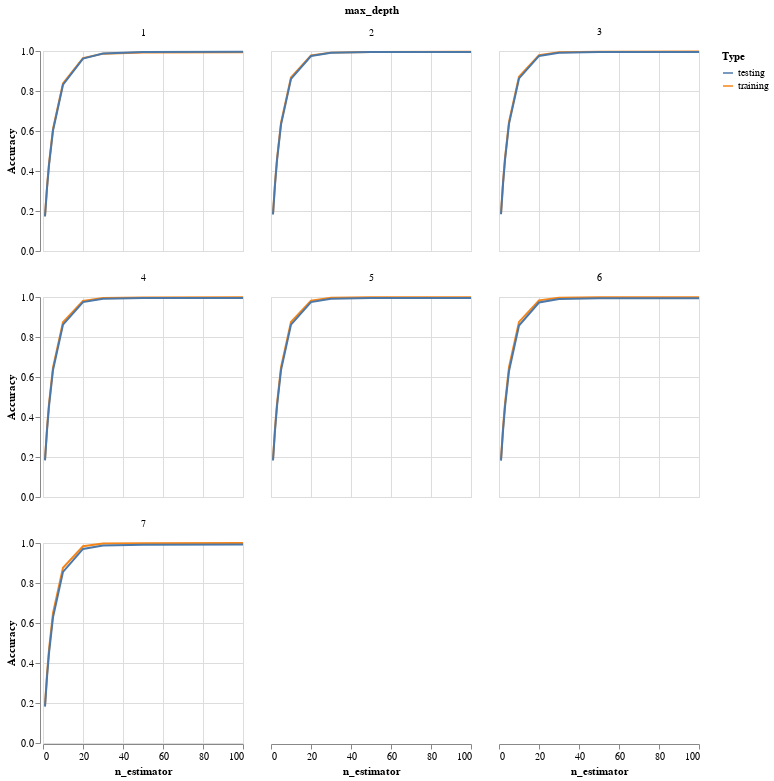

The notebook cell this image was saved under:
### Code cell
n_est = [1,2,3,5,10,20,30,50,100]
max_depth = range(1,8)
X_train, X_test, y_train, y_test = test_train_compound(df, "I05")
trees = []
train_acc = []
test_acc = []
depth = []
for j in max_depth:
    for i in n_est:
        trees.append(i)
        depth.append(j)
        gbr = GradientBoostingRegressor(n_estimators = i, max_depth = j, random_state=0).fit(X_train, y_train)
        train_acc.append(gbr.score(X_train, y_train))
        test_acc.append(gbr.score(X_test, y_test))
        #print(j,i)
df_gbr = pd.DataFrame({'training' : train_acc,
                      'testing' : test_acc,
                      'n_estimator' : trees,
                      'max_depth' : depth})
df_gbr = df_gbr.melt(id_vars = ['n_estimator', 'max_depth'], var_name = 'Type', value_name = 'Accuracy')
df_gbr
alt.Chart(df_gbr).mark_line().encode(
    alt.X('n_estimator'),
    alt.Y('Accuracy', scale=alt.Scale(domain=[0, 1])),
    alt.Color('Type'),
    alt.Facet('max_depth')
    ).properties(width = 200, height = 200, columns = 3)

### Figure 1 — Vega-Lite specification as saved in the notebook (floating-point values rounded to 4 significant figures)
{"$schema": "https://vega.github.io/schema/vega-lite/v3.4.0.json", "columns": 3, "config": {"mark": {"tooltip": null}, "view": {"height": 300, "width": 400}}, "data": {"name": "data-9aac83097543173835f480fadd53a2ac"}, "datasets": {"data-9aac83097543173835f480fadd53a2ac": [{"Accuracy": 0.1764, "Type": "training", "max_depth": 1, "n_estimator": 1}, {"Accuracy": 0.3195, "Type": "training", "max_depth": 1, "n_estimator": 2}, {"Accuracy": 0.4365, "Type": "training", "max_depth": 1, "n_estimator": 3}, {"Accuracy": 0.6104, "Type": "training", "max_depth": 1, "n_estimator": 5}, {"Accuracy": 0.8382, "Type": "training", "max_depth": 1, "n_estimator": 10}, {"Accuracy": 0.9643, "Type": "training", "max_depth": 1, "n_estimator": 20}, {"Accuracy": 0.9868, "Type": "training", "max_depth": 1, "n_estimator": 30}, {"Accuracy": 0.9926, "Type": "training", "max_depth": 1, "n_estimator": 50}, {"Accuracy": 0.9937, "Type": "training", "max_depth": 1, "n_estimator": 100}, {"Accuracy": 0.1863, "Type": "training", "max_depth": 2, "n_estimator": 1}, {"Accuracy": 0.3374, "Type": "training", "max_depth": 2, "n_estimator": 2}, {"Accuracy": 0.4599, "Type": "training", "max_depth": 2, "n_estimator": 3}, {"Accuracy": 0.6406, "Type": "training", "max_depth": 2, "n_estimator": 5}, {"Accuracy": 0.8675, "Type": "training", "max_depth": 2, "n_estimator": 10}, {"Accuracy": 0.9772, "Type": "training", "max_depth": 2, "n_estimator": 20}, {"Accuracy": 0.9919, "Type": "training", "max_depth": 2, "n_estimator": 30}, {"Accuracy": 0.9951, "Type": "training", "max_depth": 2, "n_estimator": 50}, {"Accuracy": 0.9963, "Type": "training", "max_depth": 2, "n_estimator": 100}, {"Accuracy": 0.1881, "Type": "training", "max_depth": 3, "n_estimator": 1}, {"Accuracy": 0.3405, "Type": "training", "max_depth": 3, "n_estimator": 2}, {"Accuracy": 0.4642, "Type": "training", "max_depth": 3, "n_estimator": 3}, {"Accuracy": 0.6456, "Type": "training", "max_depth": 3, "n_estimator": 5}, {"Accuracy": 0.8718, "Type": "training", "max_depth": 3, "n_estimator": 10}, {"Accuracy": 0.9794, "Type": "training", "max_depth": 3, "n_estimator": 20}, {"Accuracy": 0.9934, "Type": "training", "max_depth": 3, "n_estimator": 30}, {"Accuracy": 0.9963, "Type": "training", "max_depth": 3, "n_estimator": 50}, {"Accuracy": 0.9976, "Type": "training", "max_depth": 3, "n_estimator": 100}, {"Accuracy": 0.1887, "Type": "training", "max_depth": 4, "n_estimator": 1}, {"Accuracy": 0.3416, "Type": "training", "max_depth": 4, "n_estimator": 2}, {"Accuracy": 0.4654, "Type": "training", "max_depth": 4, "n_estimator": 3}, {"Accuracy": 0.6472, "Type": "training", "max_depth": 4, "n_estimator": 5}, {"Accuracy": 0.8735, "Type": "training", "max_depth": 4, "n_estimator": 10}, {"Accuracy": 0.9809, "Type": "training", "max_depth": 4, "n_estimator": 20}, {"Accuracy": 0.9945, "Type": "training", "max_depth": 4, "n_estimator": 30}, {"Accuracy": 0.9978, "Type": "training", "max_depth": 4, "n_estimator": 50}, {"Accuracy": 0.9983, "Type": "training", "max_depth": 4, "n_estimator": 100}, {"Accuracy": 0.189, "Type": "training", "max_depth": 5, "n_estimator": 1}, {"Accuracy": 0.3421, "Type": "training", "max_depth": 5, "n_estimator": 2}, {"Accuracy": 0.4662, "Type": "training", "max_depth": 5, "n_estimator": 3}, {"Accuracy": 0.6482, "Type": "training", "max_depth": 5, "n_estimator": 5}, {"Accuracy": 0.8745, "Type": "training", "max_depth": 5, "n_estimator": 10}, {"Accuracy": 0.9819, "Type": "training", "max_depth": 5, "n_estimator": 20}, {"Accuracy": 0.996, "Type": "training", "max_depth": 5, "n_estimator": 30}, {"Accuracy": 0.9985, "Type": "training", "max_depth": 5, "n_estimator": 50}, {"Accuracy": 0.9988, "Type": "training", "max_depth": 5, "n_estimator": 100}, {"Accuracy": 0.1892, "Type": "training", "max_depth": 6, "n_estimator": 1}, {"Accuracy": 0.3424, "Type": "training", "max_depth": 6, "n_estimator": 2}, {"Accuracy": 0.4666, "Type": "training", "max_depth": 6, "n_estimator": 3}, {"Accuracy": 0.6488, "Type": "training", "max_depth": 6, "n_estimator": 5}, {"Accuracy": 0.8755, "Type": "training", "max_depth": 6, "n_estimator": 10}, {"Accuracy": 0.9832, "Type": "training", "max_depth": 6, "n_estimator": 20}, {"Accuracy": 0.9967, "Type": "training", "max_depth": 6, "n_estimator": 30}, {"Accuracy": 0.9988, "Type": "training", "max_depth": 6, "n_estimator": 50}, {"Accuracy": 0.9991, "Type": "training", "max_depth": 6, "n_estimator": 100}, {"Accuracy": 0.1893, "Type": "training", "max_depth": 7, "n_estimator": 1}, {"Accuracy": 0.3428, "Type": "training", "max_depth": 7, "n_estimator": 2}, {"Accuracy": 0.4671, "Type": "training", "max_depth": 7, "n_estimator": 3}, {"Accuracy": 0.6494, "Type": "training", "max_depth": 7, "n_estimator": 5}, {"Accuracy": 0.8765, "Type": "training", "max_depth": 7, "n_estimator": 10}, {"Accuracy": 0.9838, "Type": "training", "max_depth": 7, "n_estimator": 20}, {"Accuracy": 0.997, "Type": "training", "max_depth": 7, "n_estimator": 30}, {"Accuracy": 0.9992, "Type": "training", "max_depth": 7, "n_estimator": 50}, {"Accuracy": 0.9994, "Type": "training", "max_depth": 7, "n_estimator": 100}, {"Accuracy": 0.1725, "Type": "testing", "max_depth": 1, "n_estimator": 1}, {"Accuracy": 0.3139, "Type": "testing", "max_depth": 1, "n_estimator": 2}, {"Accuracy": 0.4295, "Type": "testing", "max_depth": 1, "n_estimator": 3}, {"Accuracy": 0.6024, "Type": "testing", "max_depth": 1, "n_estimator": 5}, {"Accuracy": 0.8314, "Type": "testing", "max_depth": 1, "n_estimator": 10}, {"Accuracy": 0.9624, "Type": "testing", "max_depth": 1, "n_estimator": 20}, {"Accuracy": 0.9878, "Type": "testing", "max_depth": 1, "n_estimator": 30}, {"Accuracy": 0.9953, "Type": "testing", "max_depth": 1, "n_estimator": 50}, {"Accuracy": 0.996, "Type": "testing", "max_depth": 1, "n_estimator": 100}, {"Accuracy": 0.1823, "Type": "testing", "max_depth": 2, "n_estimator": 1}, {"Accuracy": 0.3314, "Type": "testing", "max_depth": 2, "n_estimator": 2}, {"Accuracy": 0.4527, "Type": "testing", "max_depth": 2, "n_estimator": 3}, {"Accuracy": 0.6322, "Type": "testing", "max_depth": 2, "n_estimator": 5}, {"Accuracy": 0.8606, "Type": "testing", "max_depth": 2, "n_estimator": 10}, {"Accuracy": 0.9748, "Type": "testing", "max_depth": 2, "n_estimator": 20}, {"Accuracy": 0.9918, "Type": "testing", "max_depth": 2, "n_estimator": 30}, {"Accuracy": 0.9955, "Type": "testing", "max_depth": 2, "n_estimator": 50}, {"Accuracy": 0.9947, "Type": "testing", "max_depth": 2, "n_estimator": 100}, {"Accuracy": 0.184, "Type": "testing", "max_depth": 3, "n_estimator": 1}, {"Accuracy": 0.3344, "Type": "testing", "max_depth": 3, "n_estimator": 2}, {"Accuracy": 0.4554, "Type": "testing", "max_depth": 3, "n_estimator": 3}, {"Accuracy": 0.636, "Type": "testing", "max_depth": 3, "n_estimator": 5}, {"Accuracy": 0.8627, "Type": "testing", "max_depth": 3, "n_estimator": 10}, {"Accuracy": 0.9753, "Type": "testing", "max_depth": 3, "n_estimator": 20}, {"Accuracy": 0.9913, "Type": "testing", "max_depth": 3, "n_estimator": 30}, {"Accuracy": 0.9948, "Type": "testing", "max_depth": 3, "n_estimator": 50}, {"Accuracy": 0.9953, "Type": "testing", "max_depth": 3, "n_estimator": 100}, {"Accuracy": 0.1832, "Type": "testing", "max_depth": 4, "n_estimator": 1}, {"Accuracy": 0.333, "Type": "testing", "max_depth": 4, "n_estimator": 2}, {"Accuracy": 0.4548, "Type": "testing", "max_depth": 4, "n_estimator": 3}, {"Accuracy": 0.6353, "Type": "testing", "max_depth": 4, "n_estimator": 5}, {"Accuracy": 0.8619, "Type": "testing", "max_depth": 4, "n_estimator": 10}, {"Accuracy": 0.9744, "Type": "testing", "max_depth": 4, "n_estimator": 20}, {"Accuracy": 0.991, "Type": "testing", "max_depth": 4, "n_estimator": 30}, {"Accuracy": 0.9952, "Type": "testing", "max_depth": 4, "n_estimator": 50}, {"Accuracy": 0.9953, "Type": "testing", "max_depth": 4, "n_estimator": 100}, {"Accuracy": 0.1825, "Type": "testing", "max_depth": 5, "n_estimator": 1}, {"Accuracy": 0.3327, "Type": "testing", "max_depth": 5, "n_estimator": 2}, {"Accuracy": 0.4544, "Type": "testing", "max_depth": 5, "n_estimator": 3}, {"Accuracy": 0.6347, "Type": "testing", "max_depth": 5, "n_estimator": 5}, {"Accuracy": 0.8619, "Type": "testing", "max_depth": 5, "n_estimator": 10}, {"Accuracy": 0.9745, "Type": "testing", "max_depth": 5, "n_estimator": 20}, {"Accuracy": 0.9914, "Type": "testing", "max_depth": 5, "n_estimator": 30}, {"Accuracy": 0.9947, "Type": "testing", "max_depth": 5, "n_estimator": 50}, {"Accuracy": 0.9948, "Type": "testing", "max_depth": 5, "n_estimator": 100}, {"Accuracy": 0.1822, "Type": "testing", "max_depth": 6, "n_estimator": 1}, {"Accuracy": 0.3308, "Type": "testing", "max_depth": 6, "n_estimator": 2}, {"Accuracy": 0.4508, "Type": "testing", "max_depth": 6, "n_estimator": 3}, {"Accuracy": 0.6301, "Type": "testing", "max_depth": 6, "n_estimator": 5}, {"Accuracy": 0.8573, "Type": "testing", "max_depth": 6, "n_estimator": 10}, {"Accuracy": 0.9725, "Type": "testing", "max_depth": 6, "n_estimator": 20}, {"Accuracy": 0.9895, "Type": "testing", "max_depth": 6, "n_estimator": 30}, {"Accuracy": 0.9935, "Type": "testing", "max_depth": 6, "n_estimator": 50}, {"Accuracy": 0.9935, "Type": "testing", "max_depth": 6, "n_estimator": 100}, {"Accuracy": 0.1818, "Type": "testing", "max_depth": 7, "n_estimator": 1}, {"Accuracy": 0.3287, "Type": "testing", "max_depth": 7, "n_estimator": 2}, {"Accuracy": 0.4495, "Type": "testing", "max_depth": 7, "n_estimator": 3}, {"Accuracy": 0.6281, "Type": "testing", "max_depth": 7, "n_estimator": 5}, {"Accuracy": 0.8557, "Type": "testing", "max_depth": 7, "n_estimator": 10}, {"Accuracy": 0.9704, "Type": "testing", "max_depth": 7, "n_estimator": 20}, {"Accuracy": 0.9879, "Type": "testing", "max_depth": 7, "n_estimator": 30}, {"Accuracy": 0.9918, "Type": "testing", "max_depth": 7, "n_estimator": 50}, {"Accuracy": 0.992, "Type": "testing", "max_depth": 7, "n_estimator": 100}]}, "encoding": {"color": {"field": "Type", "type": "nominal"}, "facet": {"field": "max_depth", "type": "quantitative"}, "x": {"field": "n_estimator", "type": "quantitative"}, "y": {"field": "Accuracy", "scale": {"domain": [0, 1]}, "type": "quantitative"}}, "height": 200, "mark": "line", "width": 200}
